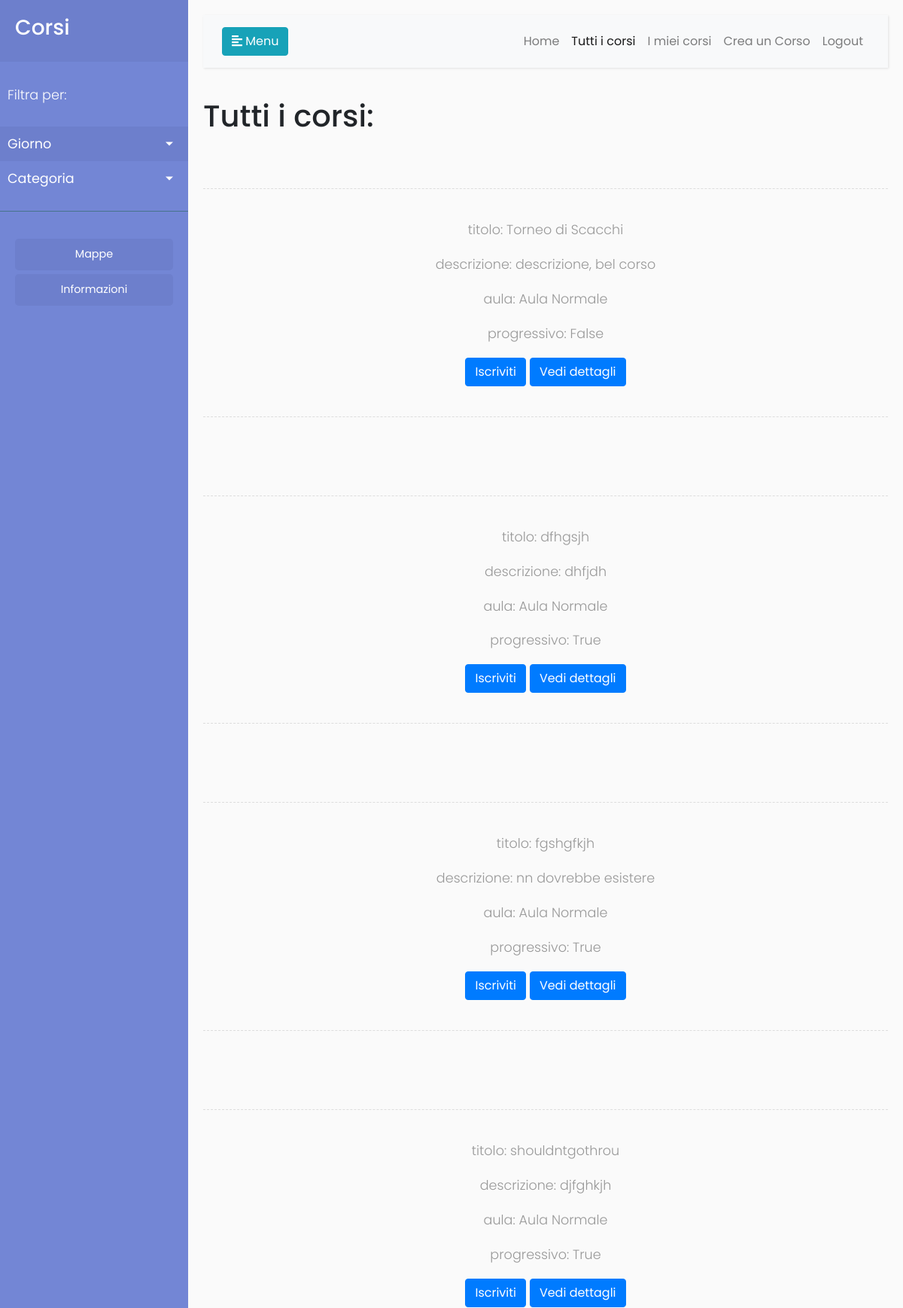
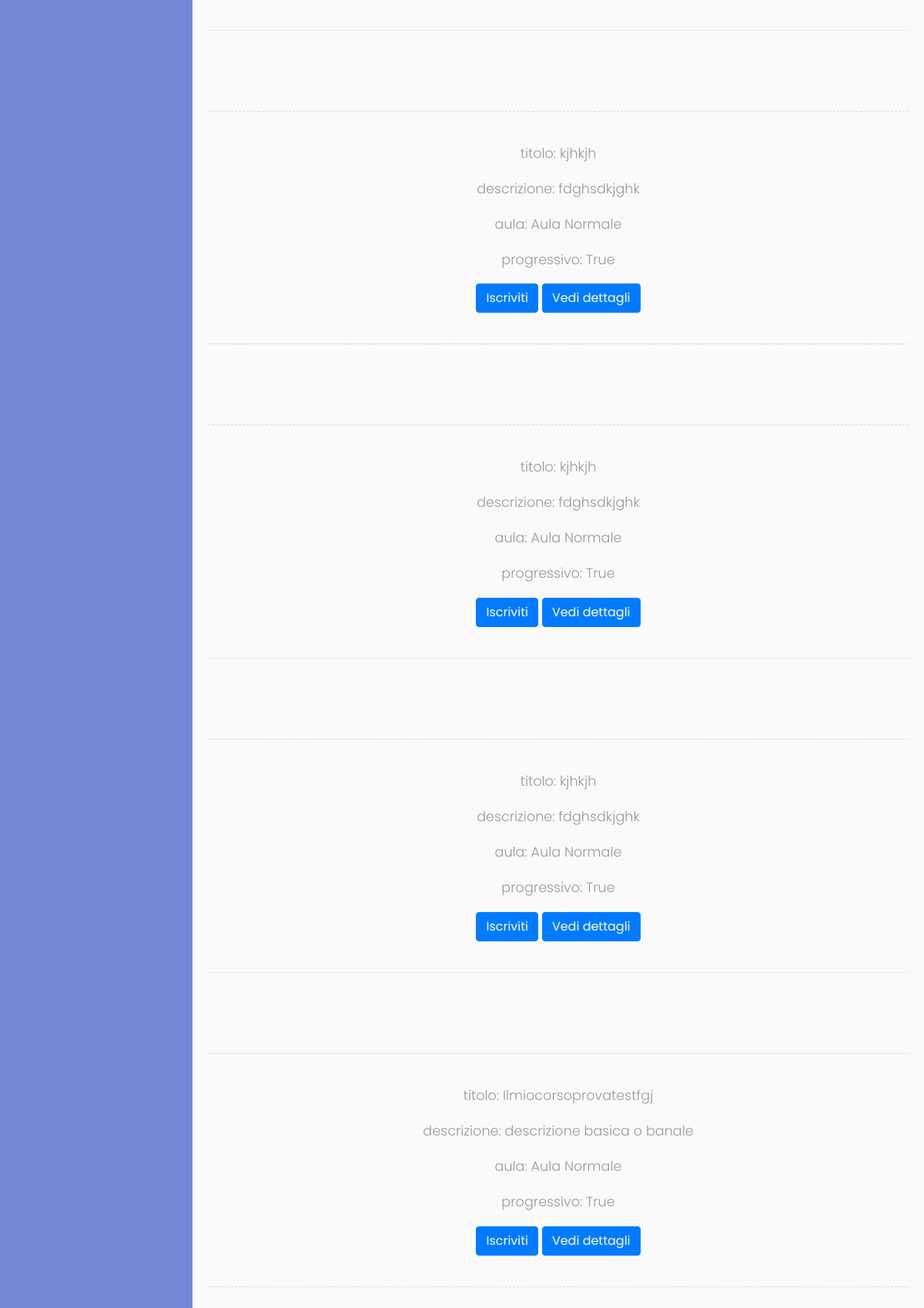
/corsi/ (signed in), run on an earlier commit of the app's database (2 pictures, top to bottom).
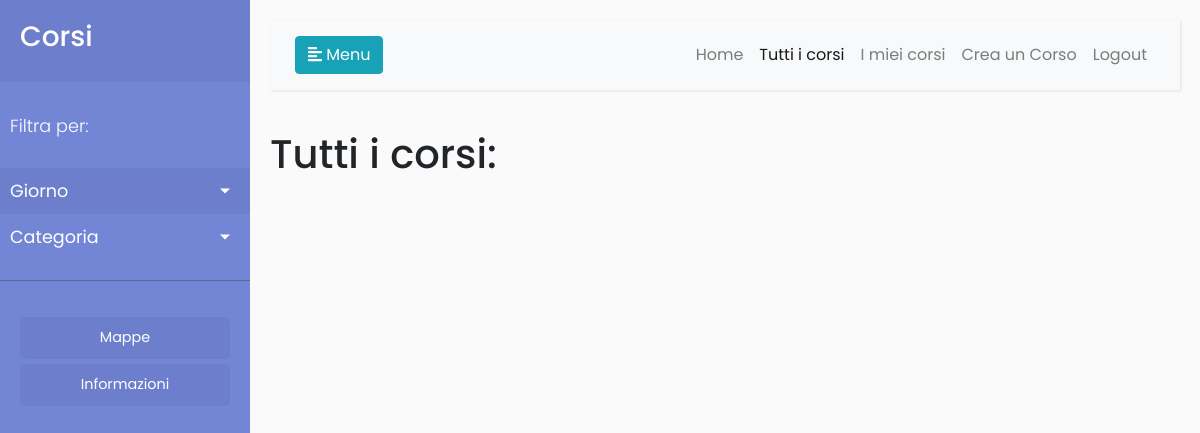
And on a later commit of the database.
### app/models.py (models this page shows, shortened)
class Corso(models.Model):
    nome = models.CharField(max_length=100)
    descrizione = models.TextField(max_length=1500)
    is_progressive = models.BooleanField(default=True)
    corsi = models.ManyToManyField('SottoCorso')
    aula = models.ForeignKey('Aula', on_delete=models.CASCADE, related_name='aula')
    creatore = models.ForeignKey('Utente', on_delete=models.CASCADE, related_name='creatore')
    ospitanti = models.ManyToManyField('Utente')
    iscritti = models.ManyToManyField('Utente', related_name='iscritti')
    convalidato = models.BooleanField(default=False)

class Aula(models.Model):
    nome_aula = models.CharField(
        max_length=100,
        choices=([
            ('Palestra', 'Palestra'),
            ('Aula Normale', 'Aula Normale'),
            ('Aula Magna', 'Aula Magna'),
            ('Laboratorio di informatica', 'Laboratorio di informatica'),
        ]),
    )
    capacita = models.IntegerField(default=30)

### app/views.py (the view)
# urls.py: url(r'^corsi/$', views.corsi),
@login_required(login_url='/login/')
def corsi(request):
	corsi = Corso.objects.all()
	return render(request, 'corsi/corsi.html', {'corsi': corsi})

### app/templates/corsi/corsi.html (shortened to what this page needs)
{% extends 'base.html' %}
{% block head %}
  <link rel="stylesheet" href="https://unpkg.com/purecss@1.0.0/build/base-min.css">
  <link rel="stylesheet" href="https://unpkg.com/purecss@1.0.0/build/grids-min.css">
  <link rel="stylesheet" href="https://unpkg.com/purecss@1.0.0/build/grids-responsive-min.css">
{% endblock %}
{% block content %}
<h1>Tutti i corsi:</h1> <br>
{% for corso in corsi %}
<div class="line"></div>
<div class="pure-g">
    <div class="pure-u-md-1-2 pure-u-sm-1-1 pure-u-1-1 pure-u-lg-1-2 pure-u-xl-1-5 centered-text"><p>titolo: {{ corso.nome }}</p></div>
    <div class="pure-u-md-1-2 pure-u-sm-1-1 pure-u-1-1 pure-u-lg-1-2 pure-u-xl-1-5 centered-text"><p>descrizione: {{corso.descrizione}}</p></div>
    <div class="pure-u-md-1-3 pure-u-sm-1-1 pure-u-1-1 pure-u-lg-1-3 pure-u-xl-1-5 centered-text"><p>aula: {{corso.aula.nome_aula}}</p></div>
    <div class="pure-u-md-1-3 pure-u-sm-1-1 pure-u-1-1 pure-u-lg-1-3 pure-u-xl-1-5 centered-text"><p>progressivo: {{corso.is_progressive}}</p></div>
    <div class="pure-u-md-1-3 pure-u-sm-1-1 pure-u-1-1 pure-u-lg-1-3 pure-u-xl-1-5 centered-text"><p>
      <button class="btn btn-primary"><a href='/iscriviti/{{corso.id}}'>Iscriviti</a></button>
      <button class="btn btn-primary">Vedi dettagli</button>
    </p></div>
    <div class="line"></div>
</div>
<br>
{% endfor %}
{% endblock %}

### app/templates/base.html (shortened to what this page needs)
{% load staticfiles %}
{% load static %}
<html>
<head>
  {% block head %}
  {% endblock %}
    <link rel="stylesheet" href="https://stackpath.bootstrapcdn.com/bootstrap/4.1.0/css/bootstrap.min.css">
    <link rel="stylesheet" href="{% static 'css/style.css' %}">
		<link rel="stylesheet" href="{% static 'css/sidebar.css' %}">
</head>
<body>
    <div class="wrapper">
        <nav id="sidebar">
            <div class="sidebar-header">
                <h3>Corsi</h3>
            </div>
            <ul class="list-unstyled components">
                <p>Filtra per: </p>
                <li class="active">
                    <a href="#homeSubmenu" data-toggle="collapse" aria-expanded="false" class="dropdown-toggle">Giorno</a>
                </li>
                <li>
                    <a href="#pageSubmenu" data-toggle="collapse" aria-expanded="false" class="dropdown-toggle">Categoria</a>
                </li>
            </ul>
            <ul class="list-unstyled CTAs">
                <li>
                    <a class="article" href="/mappe/">Mappe</a>
                </li>
                <li>
                    <a class="article" href="/informazioni/">Informazioni</a>
                </li>
            </ul>
        </nav>
        <div id="content">
            <nav class="navbar navbar-expand-lg navbar-light bg-light">
                <div class="container-fluid">
                    <button type="button" id="menuButton" class="btn btn-info" onclick="show_menu()">
                        <i class="fas fa-align-left"></i>
                        <span>Menu</span>
                    </button>
                    <div class="collapse navbar-collapse" id="navbarSupportedContent">
                        <ul class="nav navbar-nav ml-auto">
													<li class="nav-item active" id="homelink">
															<a class="nav-link" href="/">Home</a>
													</li>
													<li class="nav-item" id="tutticorsi">
															<a class="nav-link" href="/corsi/" >Tutti i corsi</a>
													</li>
                            <li class="nav-item"  id="mieicorsi">
                                <a class="nav-link" href="/mieicorsi/">I miei corsi</a>
                            </li>
														<li class="nav-item" id="creacorso">
                                <a class="nav-link" href="/creacorso/">Crea un Corso</a>
                            </li>
                            <li class="nav-item">
                                <a class="nav-link" href="/logout/">Logout</a>
                            </li>
                        </ul>
                    </div>
                </div>
            </nav>
            {% block content %}
						{% endblock %}
        </div>
    </div>
</body>
</html>

### app/static/css/style.css (style rules this page uses)
* { margin: 0; padding: 0; border: 0; outline: 0; font-size: 100%; vertical-align: baseline; background: transparent; }

### app/static/css/sidebar.css (style rules this page uses)
body { font-family: 'Poppins', sans-serif; background: #fafafa; }
p { font-family: 'Poppins', sans-serif; font-size: 1.1em; font-weight: 300; line-height: 1.7em; color: #999; }
a, a:hover, a:focus { color: inherit; text-decoration: none; transition: all 0.3s; }
.navbar { padding: 15px 10px; background: #fff; border: none; border-radius: 0; margin-bottom: 40px; box-shadow: 1px 1px 3px rgba(0, 0, 0, 0.1); }
.wrapper { display: flex; width: 100%; align-items: stretch; }
#sidebar { min-width: 250px; max-width: 250px; background: #7386D5; color: #fff; transition: all 0.3s; }
#sidebar .sidebar-header { padding: 20px; background: #6d7fcc; }
#sidebar ul.components { padding: 20px 0; border-bottom: 1px solid #47748b; }
#sidebar ul p { color: #fff; padding: 10px; }
#sidebar ul li a { padding: 10px; font-size: 1.1em; display: block; }
#sidebar ul li.active>a, a[aria-expanded="true"] { color: #fff; background: #6d7fcc; }
a[data-toggle="collapse"] { position: relative; }
.dropdown-toggle::after { display: block; position: absolute; top: 50%; right: 20px; transform: translateY(-50%); }
ul.CTAs { padding: 20px; }
ul.CTAs a { text-align: center; font-size: 0.9em !important; display: block; border-radius: 5px; margin-bottom: 5px; }
a.article, a.article:hover { background: #6d7fcc !important; color: #fff !important; }
#content { width: 100%; padding: 20px; min-height: 100vh; transition: all 0.3s; }

What changed in the data, as far as the page shows it:
removed Corso: nome "Torneo di Scacchi", descrizione "descrizione, bel corso", aula.nome_aula "Aula Normale", is_progressive "False"
removed Corso: nome "dfhgsjh", descrizione "dhfjdh", aula.nome_aula "Aula Normale", is_progressive "True"
removed Corso: nome "fgshgfkjh", descrizione "nn dovrebbe esistere", aula.nome_aula "Aula Normale", is_progressive "True"
removed Corso: nome "shouldntgothrou", descrizione "djfghkjh", aula.nome_aula "Aula Normale", is_progressive "True"
removed Corso: nome "kjhkjh", descrizione "fdghsdkjghk", aula.nome_aula "Aula Normale", is_progressive "True"
removed Corso: nome "kjhkjh", descrizione "fdghsdkjghk", aula.nome_aula "Aula Normale", is_progressive "True"
removed Corso: nome "kjhkjh", descrizione "fdghsdkjghk", aula.nome_aula "Aula Normale", is_progressive "True"
removed Corso: nome "Ilmiocorsoprovatestfgj", descrizione "descrizione basica o banale", aula.nome_aula "Aula Normale", is_progressive "True"
